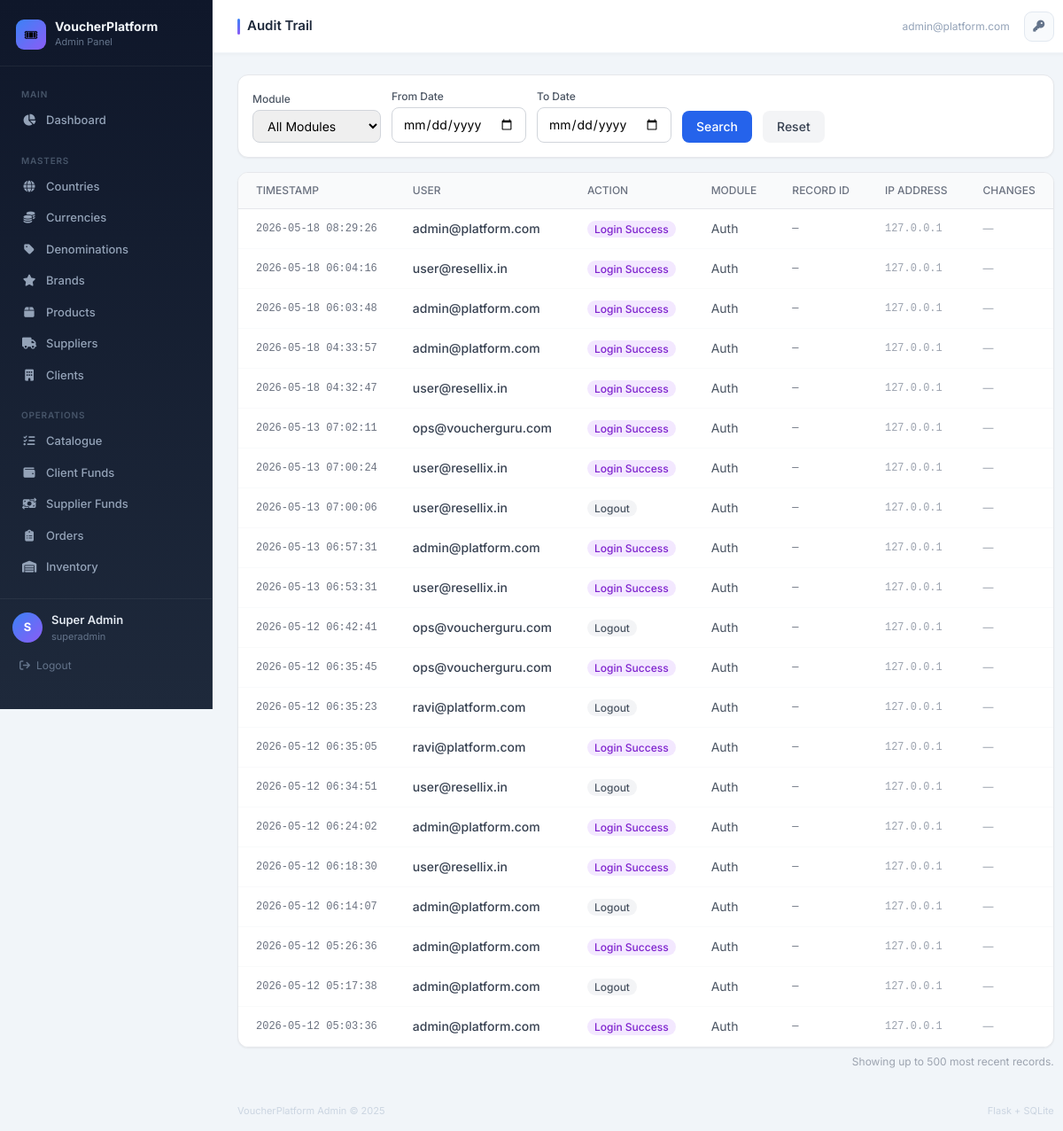
Screenshot of /admin/users/audit-trail (signed in) with the database file from the repository.
### tables this page shows
CREATE TABLE audit_logs (
    id INTEGER PRIMARY KEY AUTOINCREMENT,
    user_id INTEGER,
    user_email TEXT,
    action TEXT NOT NULL,
    module TEXT NOT NULL,
    record_id INTEGER,
    old_value TEXT,
    new_value TEXT,
    ip_address TEXT,
    user_agent TEXT,
    created_at DATETIME DEFAULT CURRENT_TIMESTAMP
);

### routes/admin_users.py (the view)
@users_bp.route("/audit-trail")
@login_required
@role_required("superadmin", "internal")
def audit_trail():
    module = request.args.get("module")
    date_from = request.args.get("date_from")
    date_to = request.args.get("date_to")
    q = "SELECT * FROM audit_logs WHERE 1=1"
    args = []
    if module: q += " AND module=?"; args.append(module)
    if date_from: q += " AND DATE(created_at)>=?"; args.append(date_from)
    if date_to: q += " AND DATE(created_at)<=?"; args.append(date_to)
    q += " ORDER BY created_at DESC LIMIT 500"
    logs = query_db(q, args)
    return render_template("admin/audit_trail.html", logs=logs,
                           filters={"module": module, "date_from": date_from, "date_to": date_to})

### database/db.py (called while the page is built)
def get_db():
    db_path = Config.DATABASE_PATH
    os.makedirs(os.path.dirname(db_path), exist_ok=True)
    conn = sqlite3.connect(db_path)
    conn.row_factory = sqlite3.Row
    conn.execute("PRAGMA foreign_keys = ON")
    conn.execute("PRAGMA journal_mode = WAL")
    return conn

def query_db(query, args=(), one=False):
    conn = get_db()
    try:
        cur = conn.execute(query, args)
        rv = cur.fetchall()
        conn.commit()
        return (rv[0] if rv else None) if one else rv
    finally:
        conn.close()

### services/notification_service.py (called while the page is built)
def get_user_notifications(user_id, unread_only=False):
    if unread_only:
        return query_db("SELECT * FROM notifications WHERE user_id=? AND is_read=0 ORDER BY created_at DESC", (user_id,))
    return query_db("SELECT * FROM notifications WHERE user_id=? ORDER BY created_at DESC LIMIT 50", (user_id,))

### templates/admin/audit_trail.html (shortened to what this page needs)
{% extends "base_admin.html" %}
{% block page_title %}Audit Trail{% endblock %}
{% block content %}
<div class="bg-white rounded-xl border border-gray-200 shadow-sm mb-4 p-4">
  <form method="GET" class="flex flex-wrap gap-3 items-end">
    <div>
      <label class="block text-xs font-medium text-gray-600 mb-1">Module</label>
      <select name="module" class="px-3 py-2 border border-gray-300 rounded-lg text-sm focus:ring-2 focus:ring-blue-500 outline-none">
        <option value="">All Modules</option>
      </select>
    </div>
    <div>
      <label class="block text-xs font-medium text-gray-600 mb-1">From Date</label>
      <input type="date" name="date_from" value="{{ filters.date_from or '' }}"
             class="px-3 py-2 border border-gray-300 rounded-lg text-sm focus:ring-2 focus:ring-blue-500 outline-none"/>
    </div>
    <div>
      <label class="block text-xs font-medium text-gray-600 mb-1">To Date</label>
      <input type="date" name="date_to" value="{{ filters.date_to or '' }}"
             class="px-3 py-2 border border-gray-300 rounded-lg text-sm focus:ring-2 focus:ring-blue-500 outline-none"/>
    </div>
    <button type="submit" class="bg-blue-600 hover:bg-blue-700 text-white text-sm font-medium px-4 py-2 rounded-lg">Search</button>
    <a href="{{ url_for('users.audit_trail') }}" class="bg-gray-100 hover:bg-gray-200 text-gray-700 text-sm font-medium px-4 py-2 rounded-lg">Reset</a>
  </form>
</div>
<div class="bg-white rounded-xl border border-gray-200 shadow-sm overflow-x-auto">
  <table class="w-full text-sm whitespace-nowrap">
    <thead><tr class="bg-gray-50 border-b border-gray-200">
      <th class="px-5 py-3 text-left text-xs font-medium text-gray-500 uppercase">Timestamp</th>
      <th class="px-5 py-3 text-left text-xs font-medium text-gray-500 uppercase">User</th>
      <th class="px-5 py-3 text-left text-xs font-medium text-gray-500 uppercase">Action</th>
      <th class="px-5 py-3 text-left text-xs font-medium text-gray-500 uppercase">Module</th>
      <th class="px-5 py-3 text-left text-xs font-medium text-gray-500 uppercase">Record ID</th>
      <th class="px-5 py-3 text-left text-xs font-medium text-gray-500 uppercase">IP Address</th>
      <th class="px-5 py-3 text-left text-xs font-medium text-gray-500 uppercase">Changes</th>
    </tr></thead>
    <tbody>
      {% for log in logs %}
      <tr class="border-b border-gray-50 hover:bg-gray-50 transition-colors">
        <td class="px-5 py-3 text-xs text-gray-500 font-mono">{{ log.created_at[:19] }}</td>
        <td class="px-5 py-3 text-gray-700 text-sm">
          <span class="font-medium">{{ log.user_email or "System" }}</span>
        </td>
        <td class="px-5 py-3">
          <span class="px-2 py-0.5 rounded-full text-xs font-medium
            {% if log.action in ['add','create'] %}bg-green-100 text-green-700
            {% elif log.action in ['edit','update','save'] %}bg-blue-100 text-blue-700
            {% elif log.action in ['delete','cancel','disable'] %}bg-red-100 text-red-700
            {% elif log.action in ['login_success','login_failed'] %}bg-purple-100 text-purple-700
            {% else %}bg-gray-100 text-gray-600{% endif %}">
            {{ log.action|replace('_',' ')|title }}
          </span>
        </td>
        <td class="px-5 py-3 text-gray-600 capitalize">{{ log.module }}</td>
        <td class="px-5 py-3 text-gray-500 font-mono text-xs">{{ log.record_id or "—" }}</td>
        <td class="px-5 py-3 text-gray-400 text-xs font-mono">{{ log.ip_address or "—" }}</td>
        <td class="px-5 py-3 text-gray-400 text-xs max-w-xs truncate">
          {% if log.new_value %}
          <span class="text-gray-600">{{ log.new_value[:80] }}</span>
          {% else %}—{% endif %}
        </td>
      </tr>
      {% else %}
      <tr><td colspan="7" class="px-5 py-10 text-center text-gray-400">No audit logs found for the selected filters.</td></tr>
      {% endfor %}
    </tbody>
  </table>
</div>
<p class="text-gray-400 text-xs mt-2 text-right">Showing up to 500 most recent records.</p>
{% endblock %}

### templates/base_admin.html (style rules this page uses)
* { font-family: 'Inter', sans-serif; }

### rows the page displays
audit_logs: created_at "2026-05-18 08:29:26", user_email "admin@platform.com", action "Login Success", module "Auth", record_id "—", ip_address "127.0.0.1"
audit_logs: created_at "2026-05-18 06:04:16", user_email "user@resellix.in", action "Login Success", module "Auth", record_id "—", ip_address "127.0.0.1"
audit_logs: created_at "2026-05-18 06:03:48", user_email "admin@platform.com", action "Login Success", module "Auth", record_id "—", ip_address "127.0.0.1"
audit_logs: created_at "2026-05-18 04:33:57", user_email "admin@platform.com", action "Login Success", module "Auth", record_id "—", ip_address "127.0.0.1"
audit_logs: created_at "2026-05-18 04:32:47", user_email "user@resellix.in", action "Login Success", module "Auth", record_id "—", ip_address "127.0.0.1"
audit_logs: created_at "2026-05-13 07:02:11", user_email "ops@voucherguru.com", action "Login Success", module "Auth", record_id "—", ip_address "127.0.0.1"
audit_logs: created_at "2026-05-13 07:00:24", user_email "user@resellix.in", action "Login Success", module "Auth", record_id "—", ip_address "127.0.0.1"
audit_logs: created_at "2026-05-13 07:00:06", user_email "user@resellix.in", action "Logout", module "Auth", record_id "—", ip_address "127.0.0.1"
audit_logs: created_at "2026-05-13 06:57:31", user_email "admin@platform.com", action "Login Success", module "Auth", record_id "—", ip_address "127.0.0.1"
audit_logs: created_at "2026-05-13 06:53:31", user_email "user@resellix.in", action "Login Success", module "Auth", record_id "—", ip_address "127.0.0.1"
audit_logs: created_at "2026-05-12 06:42:41", user_email "ops@voucherguru.com", action "Logout", module "Auth", record_id "—", ip_address "127.0.0.1"
audit_logs: created_at "2026-05-12 06:35:45", user_email "ops@voucherguru.com", action "Login Success", module "Auth", record_id "—", ip_address "127.0.0.1"
audit_logs: created_at "2026-05-12 06:35:23", user_email "ravi@platform.com", action "Logout", module "Auth", record_id "—", ip_address "127.0.0.1"
audit_logs: created_at "2026-05-12 06:35:05", user_email "ravi@platform.com", action "Login Success", module "Auth", record_id "—", ip_address "127.0.0.1"
audit_logs: created_at "2026-05-12 06:34:51", user_email "user@resellix.in", action "Logout", module "Auth", record_id "—", ip_address "127.0.0.1"
audit_logs: created_at "2026-05-12 06:24:02", user_email "admin@platform.com", action "Login Success", module "Auth", record_id "—", ip_address "127.0.0.1"
audit_logs: created_at "2026-05-12 06:18:30", user_email "user@resellix.in", action "Login Success", module "Auth", record_id "—", ip_address "127.0.0.1"
audit_logs: created_at "2026-05-12 06:14:07", user_email "admin@platform.com", action "Logout", module "Auth", record_id "—", ip_address "127.0.0.1"
audit_logs: created_at "2026-05-12 05:26:36", user_email "admin@platform.com", action "Login Success", module "Auth", record_id "—", ip_address "127.0.0.1"
audit_logs: created_at "2026-05-12 05:17:38", user_email "admin@platform.com", action "Logout", module "Auth", record_id "—", ip_address "127.0.0.1"
audit_logs: created_at "2026-05-12 05:03:36", user_email "admin@platform.com", action "Login Success", module "Auth", record_id "—", ip_address "127.0.0.1"

### other values shown
{{ (session.user_name or 'A')[0]|upper }} "S"
{{ session.user_name }} "Super Admin"
{{ session.user_type }} "superadmin"
{{ session.user_email }} "admin@platform.com"
